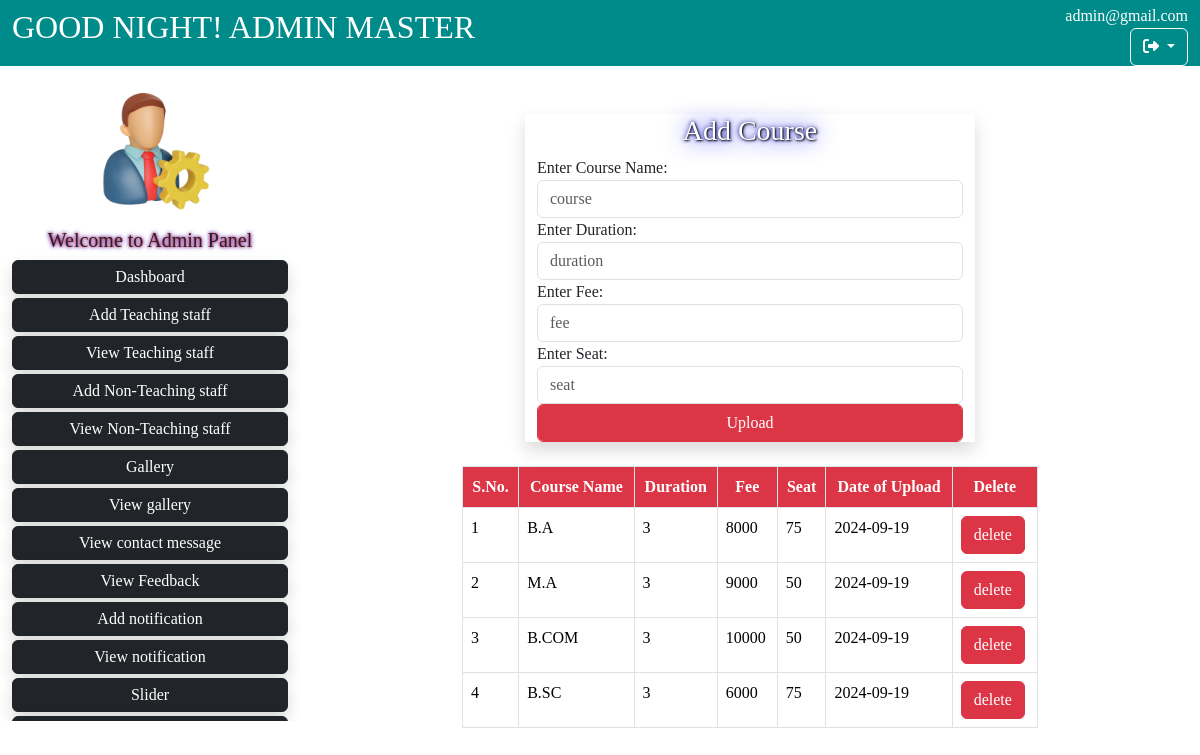
The app's page /admin/addcourse.php (signed in) with its own data.
### tables this page shows
CREATE TABLE IF NOT EXISTS `tbl_course` (
  `cid` int(11) NOT NULL AUTO_INCREMENT,
  `name` varchar(60) NOT NULL,
  `duration` varchar(20) NOT NULL,
  `fees` varchar(30) NOT NULL,
  `seat` varchar(100) NOT NULL,
  `status` varchar(1) NOT NULL,
  `doc` varchar(10) NOT NULL,
  PRIMARY KEY (`cid`)
);

### admin/addcourse.php (the view)
<?php
include("header.php");
?>
<?php
include("left.php");
?>
<div class="col-sm-9 overflow-y-scroll">
    <div class="row">
        <div class="col-sm-6 mx-auto">
            <div class="row mt-5 shadow">
                <h3 class="text-center fw-3">Add Course</h3>
                <form method="post" action="coursecode.php" enctype="multipart/form-data">
                    <lable>Enter Course Name:</lable>
                    <input type="text" name="name" class="form-control" placeholder="course" />
                    <lable>Enter Duration:</lable>
                    <input type="text" name="duration" class="form-control" placeholder="duration" />
                    <lable>Enter Fee:</lable>
                    <input type="text" name="fees" class="form-control" placeholder="fee" />
                    <lable>Enter Seat:</lable>
                    <input type="text" name="seat" class="form-control" placeholder="seat" />
                    <input type="submit" value="Upload" class="form-control btn btn-danger"/>
                </form>
            </div>
        </div>
    </div>
    <div class="row">
        <div class="col-sm-8 mx-auto">
            <br>
        <table class="table table-bordered">
        <tr>
            <th class="bg-danger text-white fw-bold text-center">S.No.</th>
            <th class="bg-danger text-white fw-bold text-center">Course Name</th>
            <th class="bg-danger text-white fw-bold text-center">Duration</th>
            <th class="bg-danger text-white fw-bold text-center">Fee</th>
            <th class="bg-danger text-white fw-bold text-center">Seat</th>
            <th class="bg-danger text-white fw-bold text-center">Date of Upload</th>
            <th class="bg-danger text-white fw-bold text-center">Delete</th>
        </tr>
        <?php
        include("connection.php");
        $query="select * from tbl_course order by cid";
        $res=mysqli_query($con,$query);
        $a=1;
        while($row=mysqli_fetch_array($res))
        {
        ?>
         <tr>
            <td><?php echo $a; ?></td>
            <td><?php echo $row['name']; ?></td>
            <td><?php echo $row['duration']; ?></td>
            <td><?php echo $row['fees']; ?></td>
            <td><?php echo $row['seat']; ?></td>
            <td><?php echo $row['doc']; ?></td>
            <td><a href="deletecourse.php? cid=<?php echo $row['cid'] ?>" class="btn btn-danger">delete</a></td>
         </tr>
         <?php
         $a++;
        }
         ?>
    </table>
</div>
    </div>
</div>
</div>
</div>
</body>
</html>

### css/style.css (style rules this page uses)
body { font-family: poppins; }

### admin/header.php (style rules this page uses)
h3 { color:white; text-shadow:1px 1px 2px black,0 0 25px blue,0 0 5px darkblue; }

### records on screen
tbl_course: name "B.A", duration "3", fees "8000", seat "75", doc "2024-09-19"
tbl_course: name "M.A", duration "3", fees "9000", seat "50", doc "2024-09-19"
tbl_course: name "B.COM", duration "3", fees "10000", seat "50", doc "2024-09-19"
tbl_course: name "B.SC", duration "3", fees "6000", seat "75", doc "2024-09-19"

### other values on screen
$greeting "GOOD NIGHT!"
$_SESSION['admin'] "admin@gmail.com"
